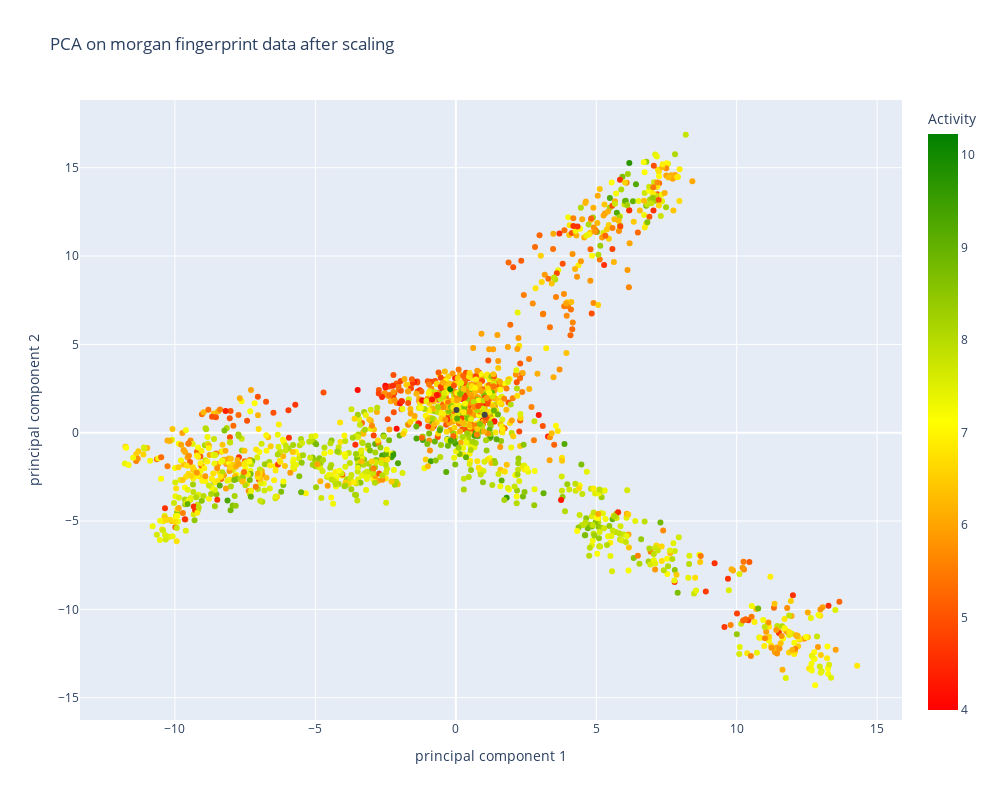

The notebook cell saved with this chart:
### Code cell
finalDf_M['pchembl_value_Mean'] = df['pchembl_value_Mean']
fig_m_2 = px.scatter(finalDf_M, x="principal component 1", y="principal component 2",
                    color = "pchembl_value_Mean",
                     color_discrete_map= {'Other': 'grey'
                                         },
                      color_continuous_scale=["red",  "yellow", "green"],
                    hover_data = None ,render_mode='SVG',
                    labels={'principal component 1': 'principal component 1',
                            'principal component 2': 'principal component 2',
                            'pchembl_value_Mean': 'Activity'},
                    
                    title = 'PCA on morgan fingerprint data after scaling',
                                      width=1000,
                                      height=800)
#fig_m_2.show()
app_scatter = molplotly.add_molecules(fig=fig_m_2,
                                      df=finalDf_M,
                                      smiles_col='SMILES',
                                      title_col='InChIKey',
                                      condition_col = 'scaffold_grouped'
                                      )
app_scatter.run_server(mode='inline', port=9004, height=800)

### Figure 1 — Plotly figure (JSON) as saved in the notebook; plotly's stock layout.template omitted (floating-point values rounded to 4 significant figures; data arrays with more than 128 entries replaced by an {"elided": "..."} marker saying what was removed)
{"data": [{"hovertemplate": "principal component 1=%{x}<br>principal component 2=%{y}<br>Activity=%{marker.color}<extra></extra>", "legendgroup": "", "marker": {"color": {"elided": "1688 float values"}, "coloraxis": "coloraxis", "symbol": "circle"}, "mode": "markers", "name": "", "orientation": "v", "showlegend": false, "type": "scatter", "x": {"elided": "1688 float values"}, "xaxis": "x", "y": {"elided": "1688 float values"}, "yaxis": "y"}], "layout": {"coloraxis": {"colorbar": {"title": {"text": "Activity"}}, "colorscale": [[0, "red"], [0.5, "yellow"], [1, "green"]]}, "height": 800, "legend": {"tracegroupgap": 0}, "title": {"text": "PCA on morgan fingerprint data after scaling"}, "width": 1000, "xaxis": {"anchor": "y", "domain": [0, 1], "title": {"text": "principal component 1"}}, "yaxis": {"anchor": "x", "domain": [0, 1], "title": {"text": "principal component 2"}}}}
